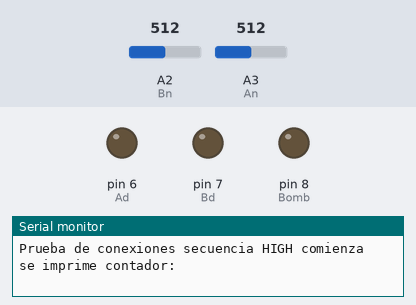
A sketch run on a simulated Arduino Uno, built with avr-gcc and run on an emulated ATmega328P. Parts: output pins drawn as LEDs (lit = HIGH), the last lines printed to the serial monitor. Inputs (shaded band) come from the test bench; at power-on: A2 (Bn) = 512, A3 (An) = 512.

Above: at 1.1 s.
At 3.2 s:
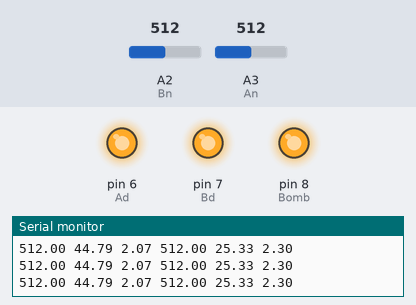
3.3 s: A2 (Bn) set to 237
6.3 s: A2 (Bn) set to 213
Timing chart, 0 to 9.3 s (numbered marks = the images above; inputs shaded):
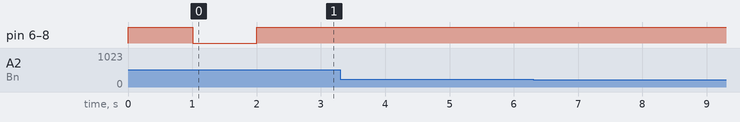

The sketch:

Prueba_Placa.ino
```cpp
/*
8
7
6

a3 6  constante:
a2 7  constante:

8 bomba

*/

const int An=A3;

const int Bn=A2;
const int Ad=6;

const int Bd=7;
const int Bomb=8;

void setup(){
    pinMode(An,INPUT);
    pinMode(Bn,INPUT);
    pinMode(Ad, OUTPUT);
    pinMode(Bd, OUTPUT);
    pinMode(Bomb, OUTPUT);

    digitalWrite(Ad,HIGH);
    digitalWrite(Bd,HIGH);
    digitalWrite(Bomb,HIGH);
    Serial.begin(9600);
    Serial.println("Prueba de conexiones secuencia HIGH comienza se imprime contador: ");
    delay(1000);
    digitalWrite(Ad,LOW);
    digitalWrite(Bd,LOW);
    digitalWrite(Bomb,LOW);
    delay(1000);

    Serial.println("HIGH: ");
    digitalWrite(Ad,HIGH);
    digitalWrite(Bd,HIGH);
    digitalWrite(Bomb,HIGH);

}
int contador=0;
float val1=0.0;
float val2=0.0;


void loop(){
    Prueba();
}
void firstLoop(){
    contador=contador+1;
    Serial.print("LECTURA NUMERO:  ");Serial.println(contador);
    val1=Lect_Activada(An,0.9537166900420760,Ad);
    delay(300);
    val2=Lect_Activada(Bn,0.0909090909090909,Bd);
    Serial.print("A: ");
    Serial.println(val1);
    Serial.print("B: ");
    Serial.println(val2);
    delay(300);
}
void Prueba(){
    float x=analogRead(A3);
    float y=analogRead(A2);
    Serial.print(x);Serial.print(" ");
    float val1=((0.00488759*x-0.52)/0.04628331)+1.96;
    float aux1=0.004887586*x-0.43;
    float aux2=0.004887586*y-0.20;
    float val2=((0.00488759*y-0.20)/0.09090909);
    Serial.print(val1);
    Serial.print(" ");
    Serial.print(aux1);
    Serial.print(" ");
    Serial.print(y);
    Serial.print(" ");
    Serial.print(val2);
    Serial.print(" ");
    Serial.print(aux2);
    Serial.println();
    x=0.0;
    //y=0.0;
    val1=0.0;
    //val2=0.0;
}
void PruebaII(){
  float x=analogRead(An);
  Serial.print(x);Serial.print("   : ");
  float Val=0.0;
  Val=(0.16591988*(x-448.00)+41.50);
  Serial.println(Val);

}
void PruebaIII(){
  float y=analogRead(Bn);
  Serial.print(y);Serial.println("   : ");
  float Val=0.0;

}
float Lect_Activada(int AL, float k, int act){
    delay(10);
    float Sumador=0.0;
    int Cr=analogRead(AL)-1;
    //Serial.print("LECTURA ACTIVADA DE LA ENTRADA: ");Serial.println(AL);
    digitalWrite(act,HIGH);
    for(int i =0;i<20;i++){
        delay(100);
        Sumador=Sumador+LecturaVoltajeII(AL,k,Cr);
        delay(100);
    }
    digitalWrite(act,LOW);
    return Sumador/50;
}
float LecturaVoltajeII(int AL, float K, int Cr){
    return ((0.004887585532746820*(analogRead(AL)-Cr))/K);
}

/*
Serial.println("LOW: ");
    digitalWrite(Ad,LOW);
    digitalWrite(Bd,LOW);
    digitalWrite(Bomb,LOW);
    delay(5000);
*/
```
